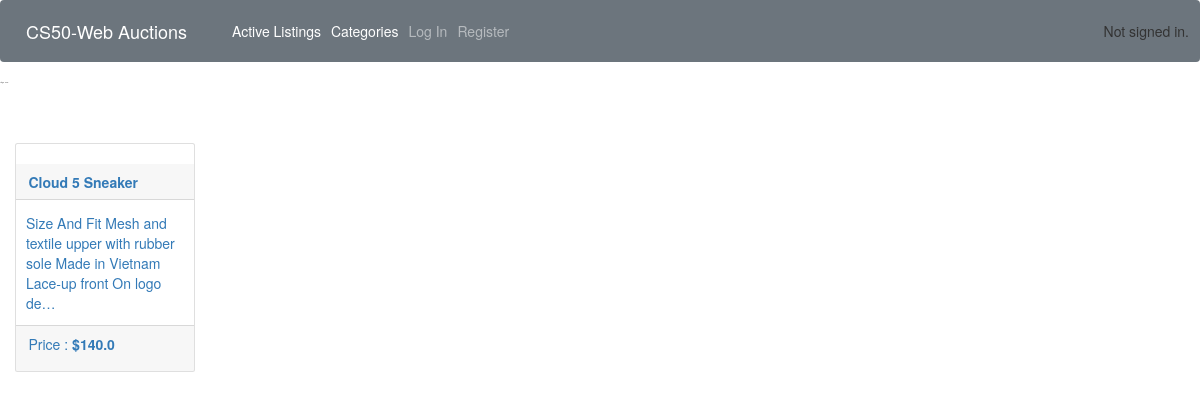
Page /categories/2/ on the earlier database version.
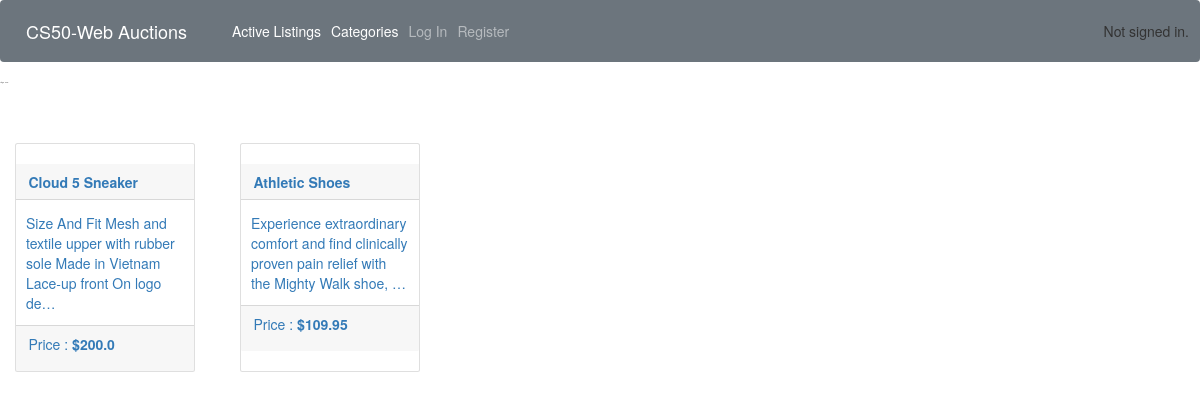
Same page on the later database version.
### auctions/models.py (models this page shows, shortened)
class Listing(models.Model):
    title = models.CharField(max_length=64)
    description = models.TextField()
    image = models.URLField()
    price = models.FloatField()
    active = models.BooleanField(default=True)
    owner = models.ForeignKey(User, on_delete=models.CASCADE)
    category = models.ForeignKey(Category,blank=True, on_delete=models.CASCADE, null=True)
    watchlist = models.ManyToManyField(User, blank=True, null=True, related_name="watchlists")
    bidder = models.ForeignKey(Bid,on_delete=models.CASCADE, blank=True, null=True)
    comments = models.ManyToManyField(Comment, blank=True,related_name="listing_comments")

### auctions/views.py (the view)
# urls.py: path('categories/<int:category_id>/', views.listings_by_category, name="listings-by-category"),
def listings_by_category(request, category_id):
    category = Category.objects.get(pk=category_id)
    listings = Listing.objects.filter(category=category)
    return render(request, "auctions/listings_by_category.html", {
        "listings" : listings,
        'category' : category
    })

### auctions/models.py (called while the page is built)
    def __str__(self):
        return f"{self.title_category}"

### auctions/templates/auctions/listings_by_category.html (shortened to what this page needs)
{% extends "auctions/layout.html" %}
{% block body %}
<h2 class="mb-5">Category :  {{ category }}</h2>
<div class="row ">
    {% if listings %}
        {% for listing in listings %}
                    <div class="card ml-5 mr-4 mb-4 mt-5" style="width: 18rem;">
                        <a href="{% url 'listing' listing.id %}">
                            <div class="card-header">
                                <strong class="card-title">{{ listing.title }}</strong>
                            </div>
                            <div class="card-body px-3">
                            <p class="card-text">{{ listing.description|truncatechars:100 }}</p>
                            </div>
                            <div class="card-footer">
                                <p>Price : <strong>${{ listing.price }}</strong></p>
                            </div>
                        </a>
                    </div>
        {% endfor %}
    {% else %}
        <div class="container mt-4">
            <div class="alert alert-success">
                <p>There is not listing for this category yet!</p>
            </div>
        </div>
    {% endif %}
</div>
{% endblock %}

Differences in the rows shown:
changed Listing "Cloud 5 Sneaker": price "140.0" → "200.0"
added Listing: title "Athletic Shoes", description "Experience extraordinary comfort and find clinically proven pain relief with the Mighty Walk shoe, …", price "109.95"
